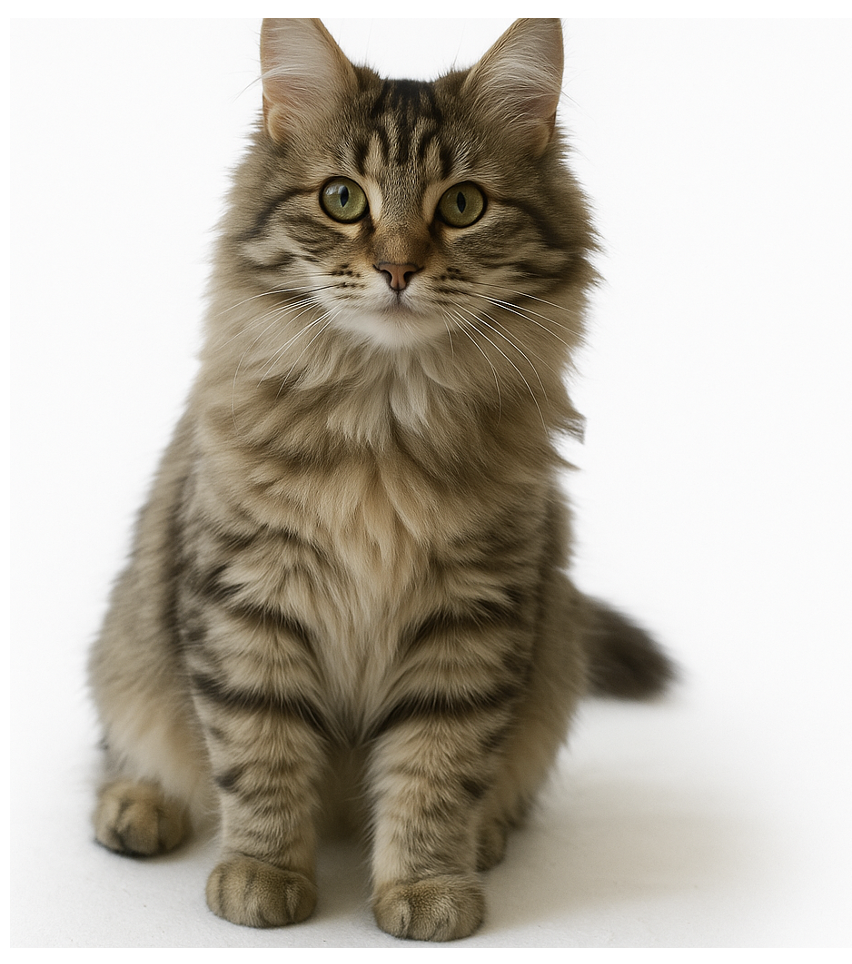
#> input picture exam_practice_sets/data/animals/ImageA.png, 852 x 964 px, given in place of metacarpals.png, which was not available
$ jupyter execute --allow-errors lx_1.ipynb
#> lines starting #> are read from the running program, lines starting #| are printed output that depends on the picture; after the words box and inside, x2 and y2 are one past the last pixel; in counts of white or black regions, pixels touching at a corner belong together; long printed decimals are rounded; pictures that were not available may be replaced by others from this repository, and a replacement may not be noted
[cell 1]
from skimage import color, io, measure, img_as_ubyte
import cv2
import numpy as np
import matplotlib.pyplot as plt
dataset = "/home/kkristjansson/DTU/spring2026/02515_Image_Analysis/imageAnalysisGithub/exercises/ex1-IntroductionToImageAnalysis/data/"

im_name = "metacarpals.png"

im_org = io.imread(dataset + im_name)
#> im_org is the input picture: shape (964, 852, 3); mean R, G, B 186.4, 180.2, 169.3

[cell 2]
# Lx-1.6: Information about the dimensions of the image and the pixel type

print("Image dimensions:", im_org.shape)
#| Image dimensions: (964, 852, 3)
print("Pixel type:", im_org.dtype)
#| Pixel type: uint8

#> (a cell that did not finish here is left out)

[cell 4]
# Lx-1.7: Image Histogram
plt.hist(im_org.ravel(),bins=256) # Convert the image arrays into 1D array and compute the histogram for 256 bins
plt.title("Image histogram")
plt.xlabel("Pixel Intensity")
plt.ylabel("Frequency")
plt.grid()
plt.show()
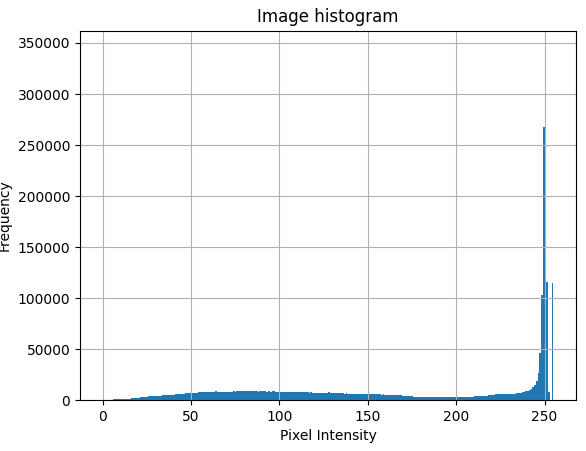
#> figure drawn by matplotlib, 1 panel; tallest bar 344896 high, from x = 250 to 251

                                 # and the second is the bin edge

[cell 5]
# Lx-1.9: Extracting individual bin counts and the bin edges from the histogram
h = plt.hist(im_org.ravel(),bins=256) # h is a list of tuples, where the first element is the bin count
bin_no = 50
count = h[0][bin_no]
#> count = 7150
print(f"There are {count} values in bin {bin_no}")
#| There are 7150.0 values in bin 50

bin_left = h[1][bin_no]
#> bin_left = 49.8
bin_right = h[1][bin_no+1]
#> bin_right = 50.8
print(f"Bin edges: {bin_left} to the {bin_right}")
#| Bin edges: 49.805 to the 50.801
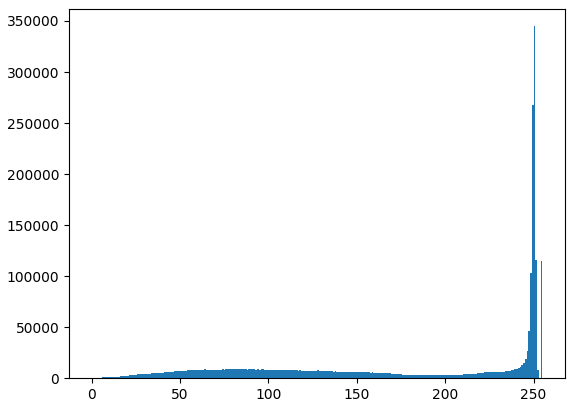
#> figure drawn by matplotlib, 1 panel; tallest bar 344896 high, from x = 250 to 251

[cell 6]
# Lx-1.11: Inspect pixel values in an image using row,column indexing
row = 100
col = 150
pixel_value = im_org[row, col]
#> pixel_value = [250, 251, 251]
print(f"Pixel value at row {row} and column {col}: {pixel_value}")
#| Pixel value at row 100 and column 150: [250 251 251]

[cell 7]
# Lx-1.12: Numpy slicing to extract and change pixel values in an image
rows = slice(100, 200) # This will select rows from 100 to 199
cols = slice(150, 250) # This will select columns from 150 to 249
im_org[rows, cols] = 255 # Set the selected region to white
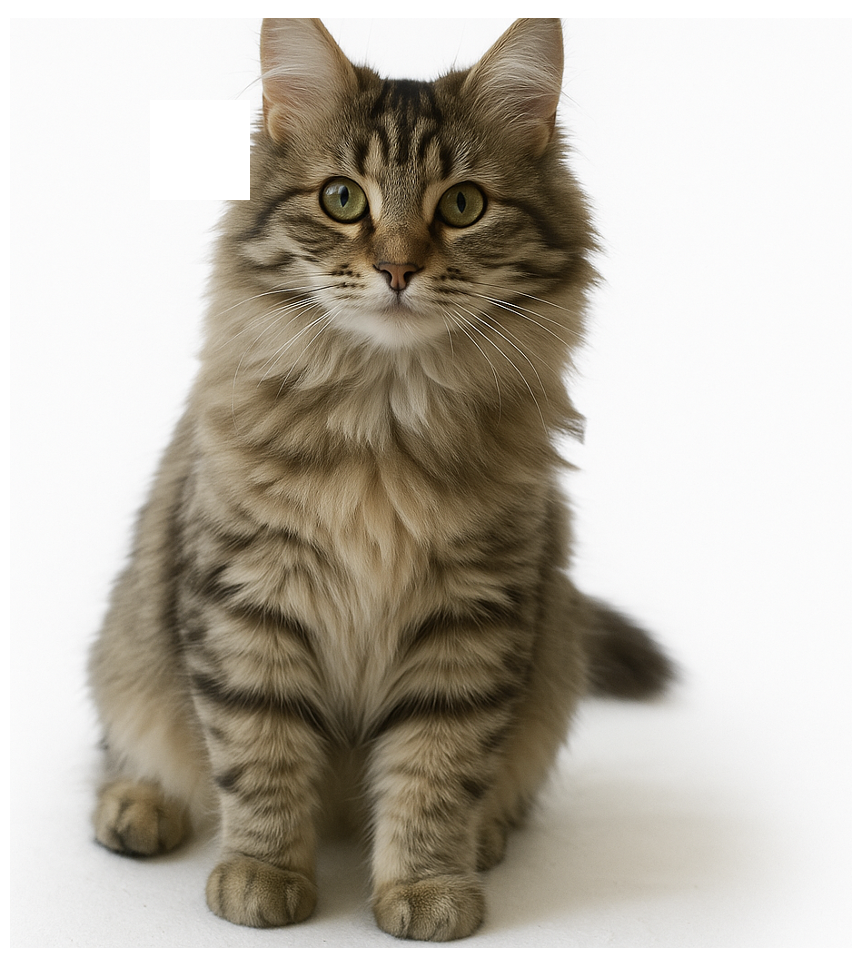
#> im_org: shape (964, 852, 3); 1.22% of pixels changed, all inside (x1, y1, x2, y2) = (150, 100, 250, 200)
io.imshow(im_org, cmap='gray')
io.show()

[cell 8]
# Lx-1.13: Computing a binary mask image based on input image
threshold = 0
binary_mask = im_org > threshold
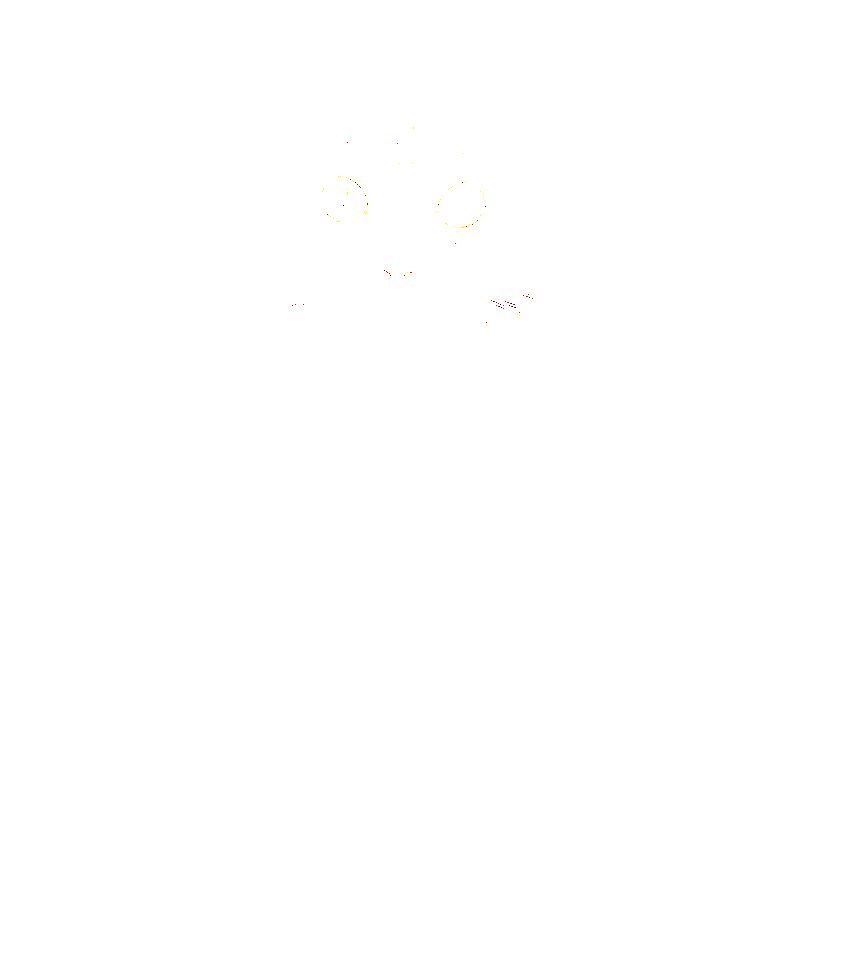
#> binary_mask: shape (964, 852, 3) bool; mean R, G, B 1, 1, 1
io.imshow(binary_mask, cmap='gray')
io.show()

[cell 9]
# Lx-1.14: Using a binary mask image to extract and change pixel values in an image
im_org[binary_mask] = 255 # Set all pixels in the original image that correspond
# to True in the binary mask to white
io.imshow(im_org, cmap='gray')
io.show()

[cell 10]
# Lx-1.15: Inspect RGB values in a color image

im_name = "DTUSign1.jpg"

im_org = io.imread(dataset + im_name)
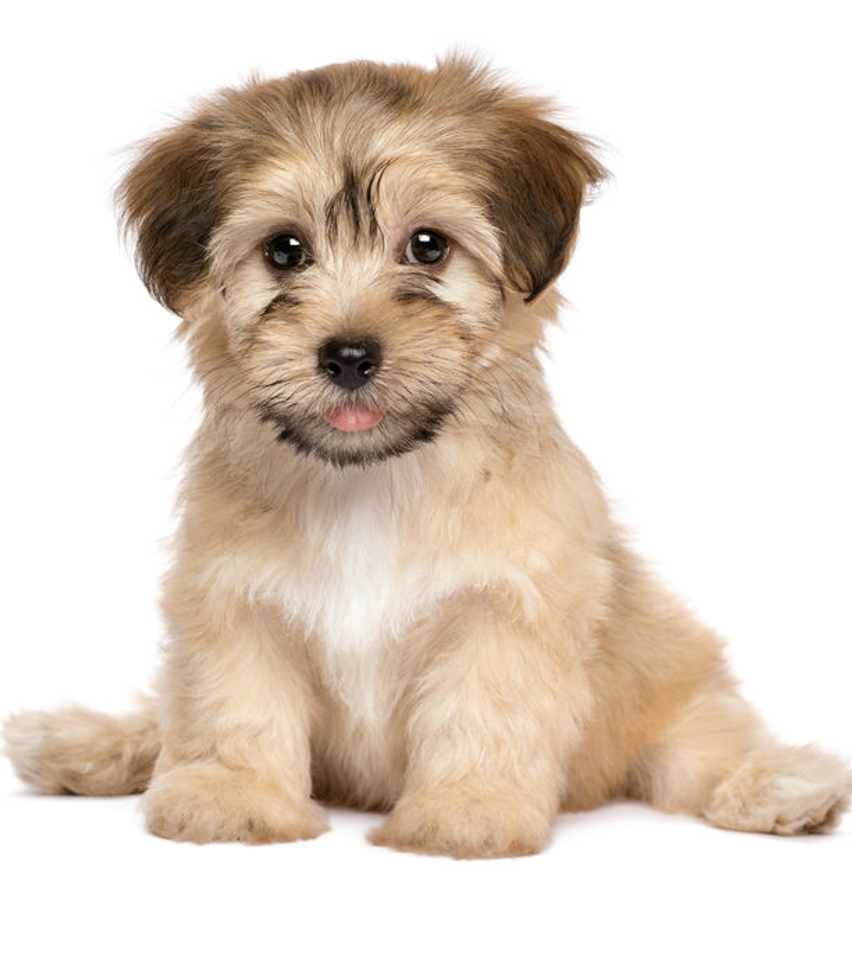
#> input picture exam_practice_sets/data/animals/ImageB.png, 852 x 964 px, given in place of DTUSign1.jpg, which was not available
#> im_org is the input picture: shape (964, 852, 3); mean R, G, B 224.8, 212.1, 199.9

io.imshow(im_org)

print("Image dimensions:", im_org.shape)
#| Image dimensions: (964, 852, 3)
row,col = 100, 100
pixel_value = im_org[row,col]
#> pixel_value = [255, 255, 255]
red = pixel_value[0]
#> red = 255
green = pixel_value[1]
#> green = 255
blue = pixel_value[2]
#> blue = 255

print(f"Red: {red}, Green: {green}, Blue: {blue}")
#| Red: 255, Green: 255, Blue: 255

[cell 11]
#Lx-1.16 Extract and change RGB values in a color image

rows = slice(100, 200) # This will select rows from 100 to 199
cols = slice(150, 250) # This will select columns from 150 to

im_org[rows, cols, 0] = 255 # Set the red channel in the selected region to maximum
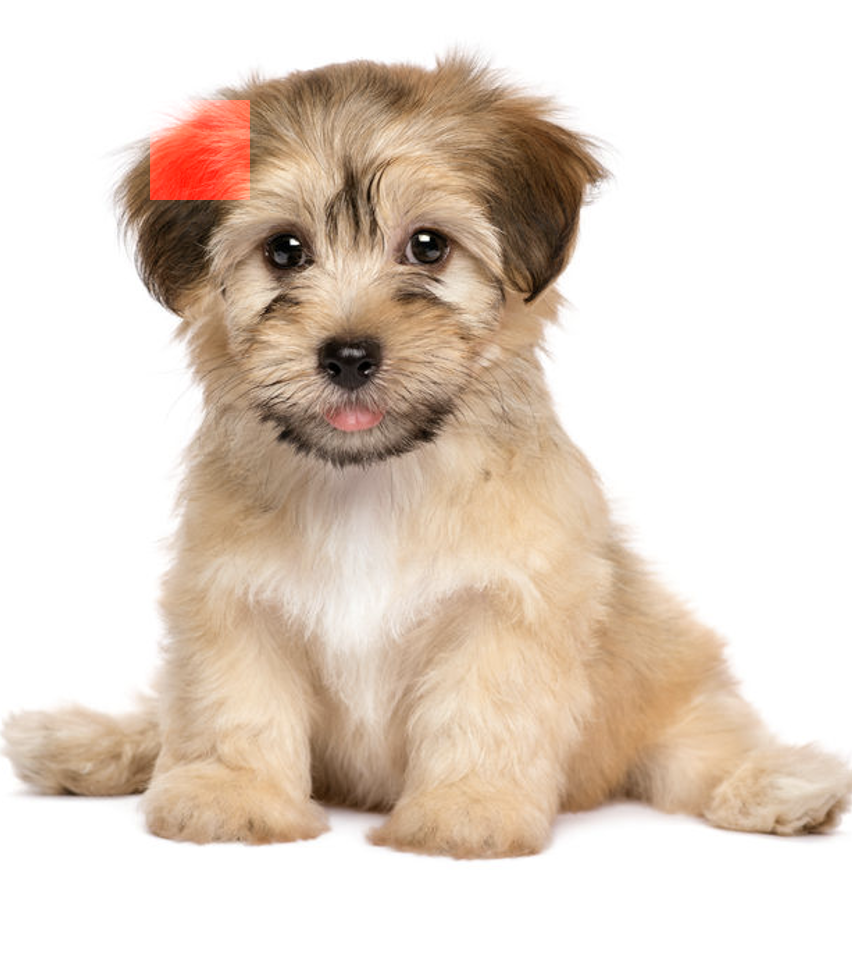
#> im_org: shape (964, 852, 3); 1.2% of pixels changed, all inside (x1, y1, x2, y2) = (150, 100, 250, 200)
io.imshow(im_org)

[cell 12]
#Lx-1.18 Rescale an image with the same scale for width and height
scale_factor = 2
new_width = int(im_org.shape[1] * scale_factor)
#> new_width = 1704
new_height = int(im_org.shape[0] * scale_factor)
#> new_height = 1928
rescaled_image = cv2.resize(im_org, (new_width, new_height))
io.imshow(rescaled_image)
